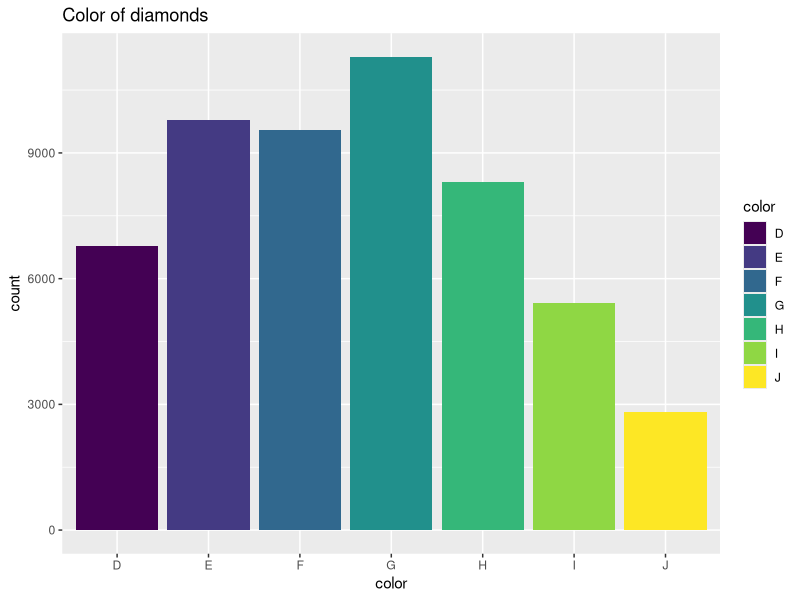
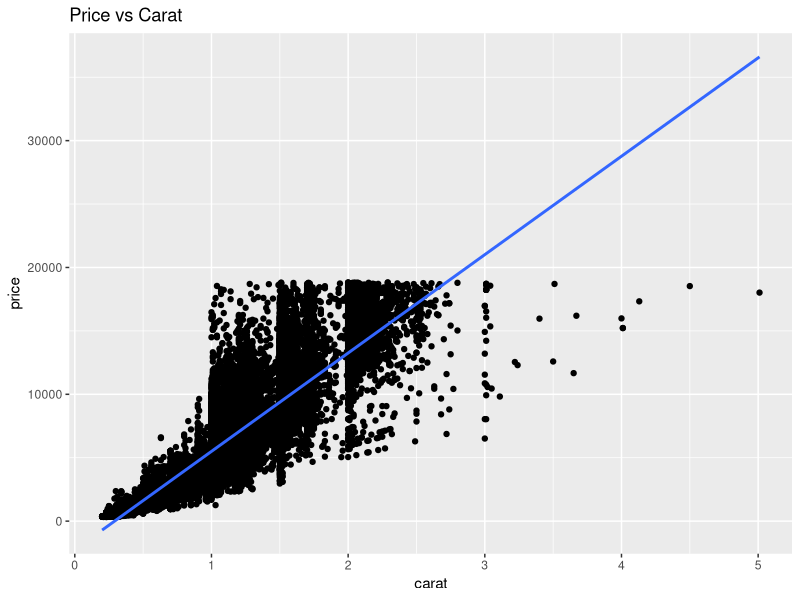
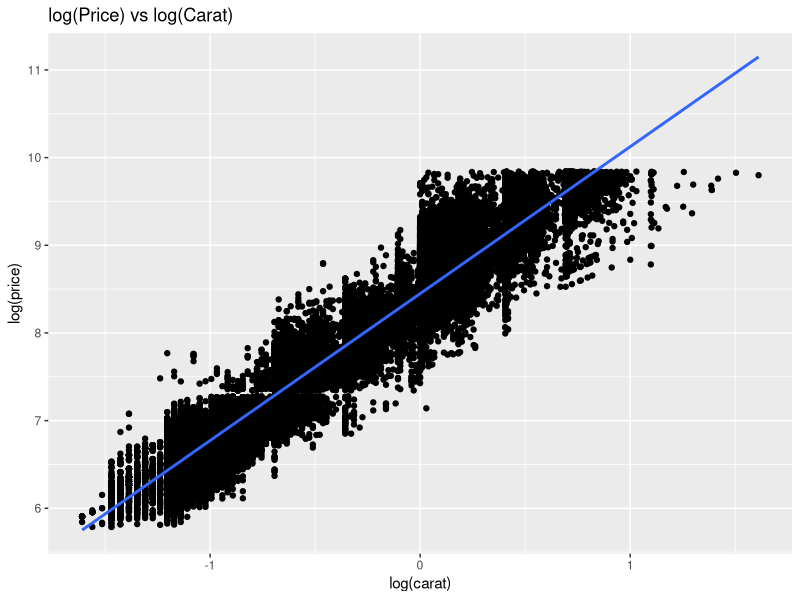
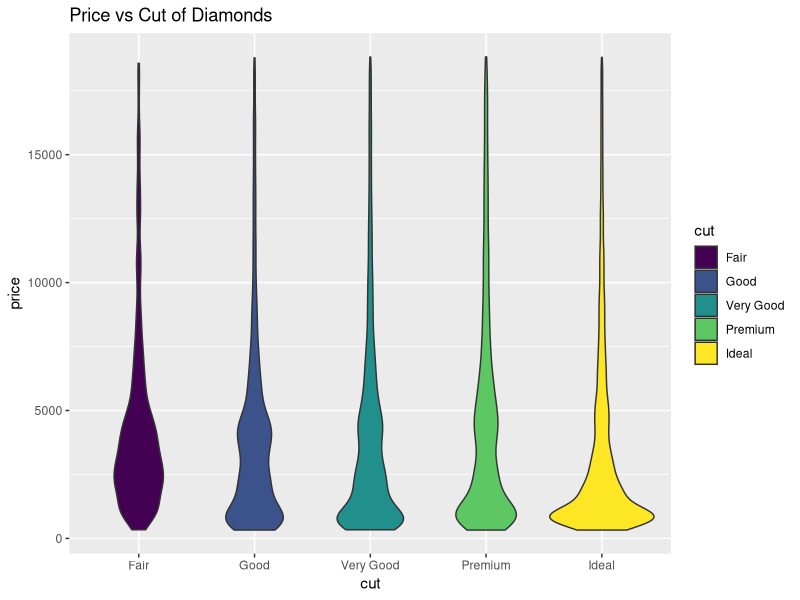
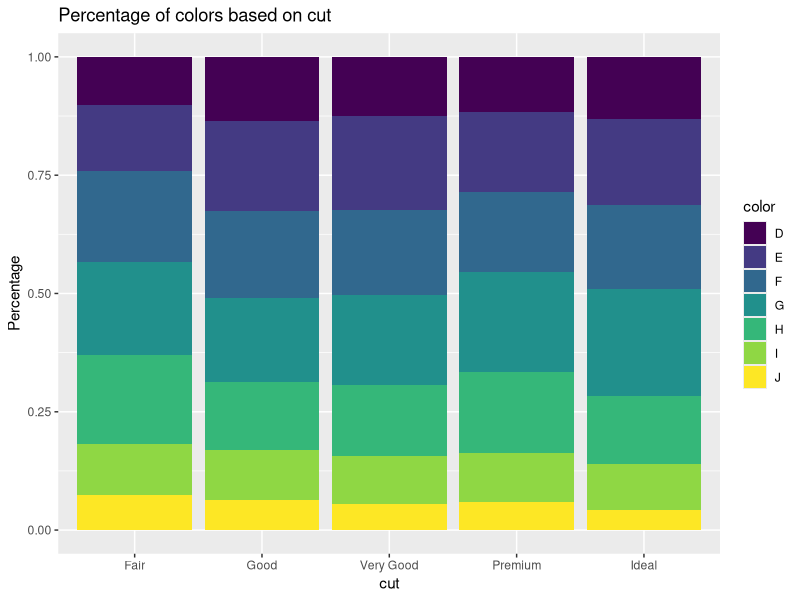

Recreate these plots in R, in order.
## ---- chunk 1
library(ggplot2)
# We will give some examples 
data("diamonds")
## ---- chunk 2

BarPlot <- ggplot(data = diamonds, aes(x = color, fill = color)) + 
  geom_bar(stat = "count") + 
  ggtitle("Color of diamonds")
print(BarPlot)
## ---- chunk 3
ScatterPlot <- ggplot(data = diamonds, aes(x=carat,y=price)) + geom_point() +
  geom_smooth(method = "lm", se = FALSE) + ggtitle("Price vs Carat")
print(ScatterPlot)
## ---- chunk 4
ScatterPlot <- ggplot(data = diamonds, aes(x=log(carat),y=log(price))) + geom_point() +
  geom_smooth(method = "lm", se = FALSE) + ggtitle("log(Price) vs log(Carat)")
print(ScatterPlot)
## ---- chunk 5
ViolinPlot <- ggplot(data = diamonds, aes(x=cut, y = price, fill=cut)) + 
  geom_violin() +
  ggtitle("Price vs Cut of Diamonds")
print(ViolinPlot)
## ---- chunk 6
StackedBar <- ggplot(diamonds,aes(cut,fill=color))+geom_bar(position="fill") +
  ggtitle("Percentage of colors based on cut") + ylab("Percentage")
print(StackedBar)
